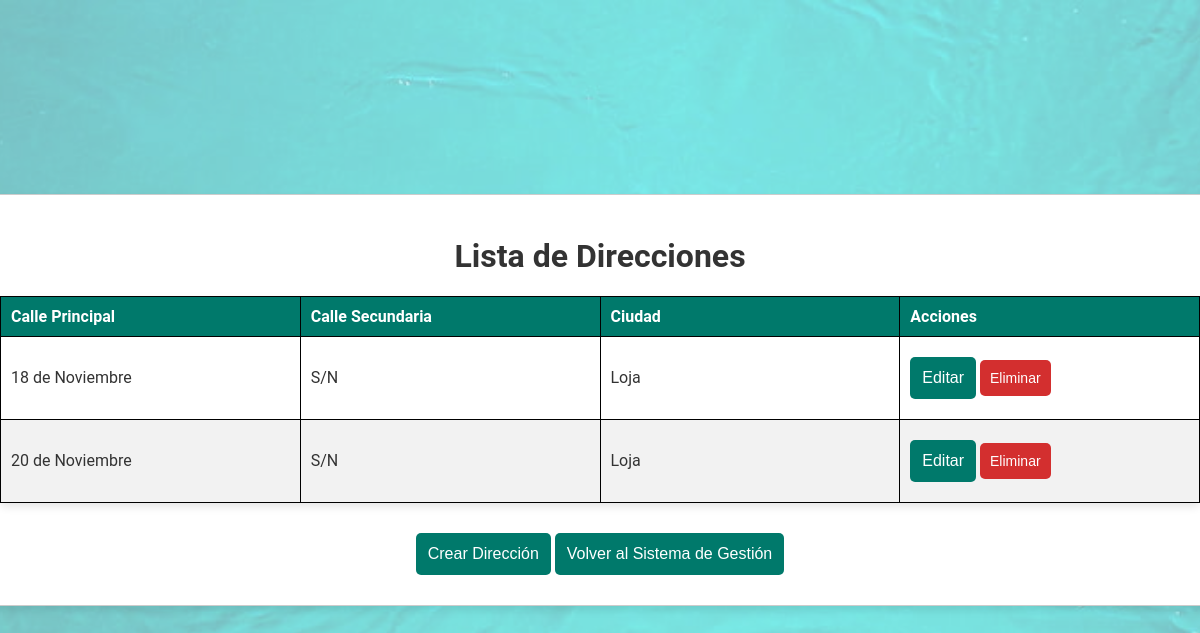
Screenshot of /direcciones/ with the database file from the repository.
### Farmacia/models.py (models this page shows, shortened)
class Dirección(models.Model):
    calle_principal = models.CharField(max_length=50)
    calle_secundaria = models.CharField(max_length=50)
    ciudad = models.CharField(max_length=50)

### Farmacia/views.py (the view)
# urls.py: path('direcciones/', views.direccion_list, name='direccion_list'),
def direccion_list(request):
    direcciones = Dirección.objects.all()
    return render(request, 'direcciones/direccion_list.html', {'direcciones': direcciones})

### templates/direcciones/direccion_list.html (shortened to what this page needs)
<!DOCTYPE html>
<html lang="es">
<head>
    {% load static %}
    <link rel="stylesheet" href="{% static 'css/tablas.css' %}">
</head>
<body class="direccion-list">
    <div class="container">
        <h1>Lista de Direcciones</h1>
        <table class="styled-table">
            <thead>
                <tr>
                    <th>Calle Principal</th>
                    <th>Calle Secundaria</th>
                    <th>Ciudad</th>
                    <th>Acciones</th>
                </tr>
            </thead>
            <tbody>
                {% for direccion in direcciones %}
                    <tr>
                        <td>{{ direccion.calle_principal }}</td>
                        <td>{{ direccion.calle_secundaria }}</td>
                        <td>{{ direccion.ciudad }}</td>
                        <td>
                            <a href="{% url 'direccion_update' direccion.pk %}"><button class="edit">Editar</button></a>
                            <a href="{% url 'direccion_delete' direccion.pk %}"><button class="delete">Eliminar</button></a>
                        </td>
                    </tr>
                {% endfor %}
            </tbody>
        </table>
        <a href="{% url 'direccion_create' %}"><button>Crear Dirección</button></a>
        <a href="{% url 'management_system' %}"><button>Volver al Sistema de Gestión</button></a>
    </div>
</body>
</html>

### static/css/tablas.css (style rules this page uses)
body { display: flex; justify-content: center; align-items: center; height: 100vh; margin: 0; font-family: 'Roboto', sans-serif; background: #f0f0f0; flex-direction: column; color: #333; }
.container { width: 100%; max-width: 100%; margin: 0; border: 1px solid #ccc; border-radius: 10px; overflow-x: auto; box-shadow: 0 4px 8px rgba(0, 0, 0, 0.1); padding: 20px; background-color: #fff; text-align: center; min-width: 700px; }
table { width: 100%; border-collapse: collapse; margin-bottom: 20px; background-color: #fff; border-radius: 5px; overflow-x: auto; box-shadow: 0 4px 8px rgba(0, 0, 0, 0.1); table-layout: auto; }
table, th, td { border: 1px solid #000; }
th, td { padding: 10px; text-align: left; white-space: nowrap; min-width: 150px; }
th { background-color: #00796b; color: white; }
tr:nth-child(even) { background-color: #f2f2f2; }
a { display: inline-block; margin: 10px 0; color: #00796b; text-decoration: none; font-size: 16px; }
a button { background-color: #00796b; color: white; border: none; padding: 12px; border-radius: 5px; cursor: pointer; font-size: 16px; transition: background-color 0.3s ease, transform 0.3s ease; }
button.delete { background-color: #d32f2f; color: white; border: none; padding: 10px; border-radius: 5px; cursor: pointer; font-size: 14px; transition: background-color 0.3s ease, transform 0.3s ease; }

### static/css/background.css (style rules this page uses)
body::before { content: ""; position: fixed; top: 0; left: 0; width: 100%; height: 100%; background-image: url('../img/HD-wallpaper-turquoise-sea-underwater-turquoise.jpg'); background-size: cover; background-position: center; background-repeat: no-repeat; opacity: 0.5; z-index: -1; }

### rows the page displays
Dirección: calle_principal "18 de Noviembre", calle_secundaria "S/N", ciudad "Loja"
Dirección: calle_principal "20 de Noviembre", calle_secundaria "S/N", ciudad "Loja"
